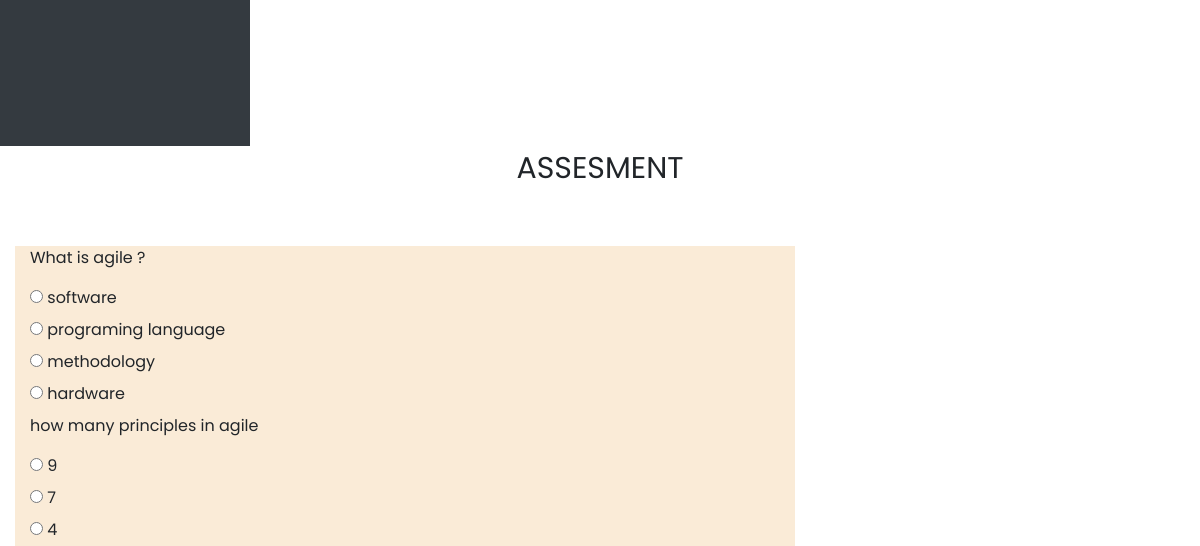
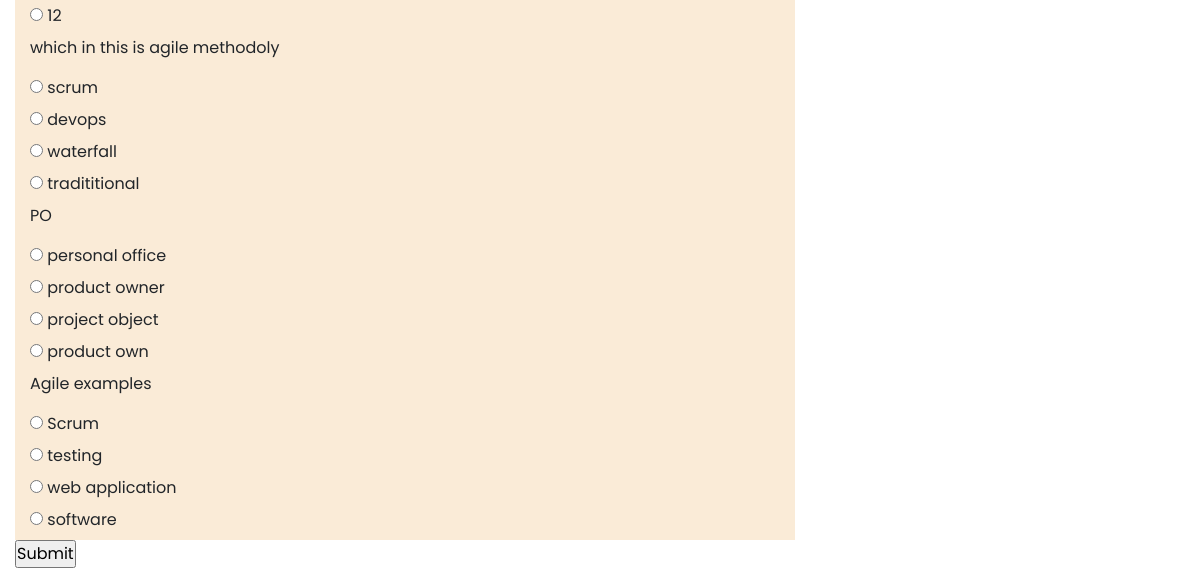
The app's page /questions/1 (lower part), older data (2 pictures, top to bottom).
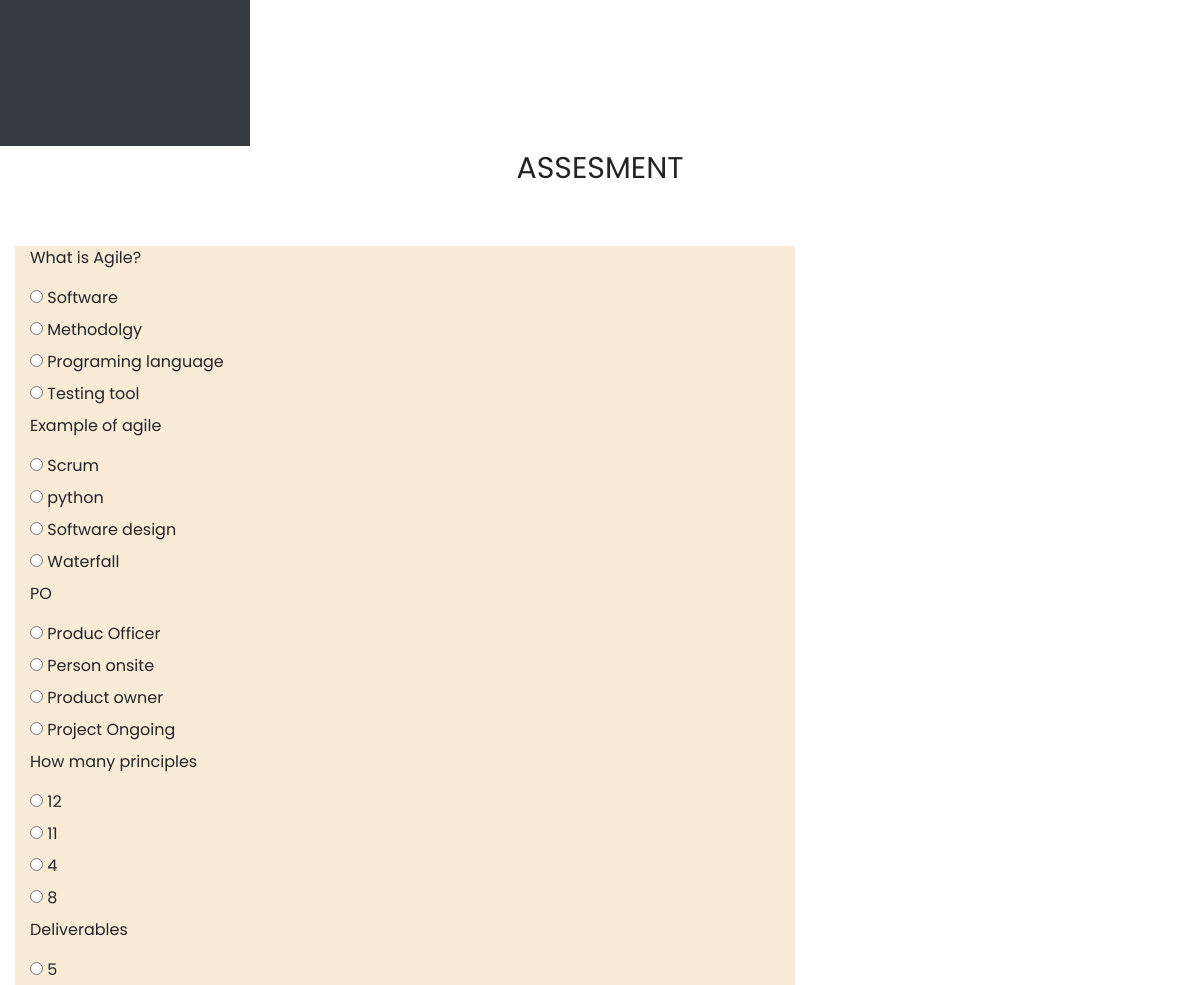
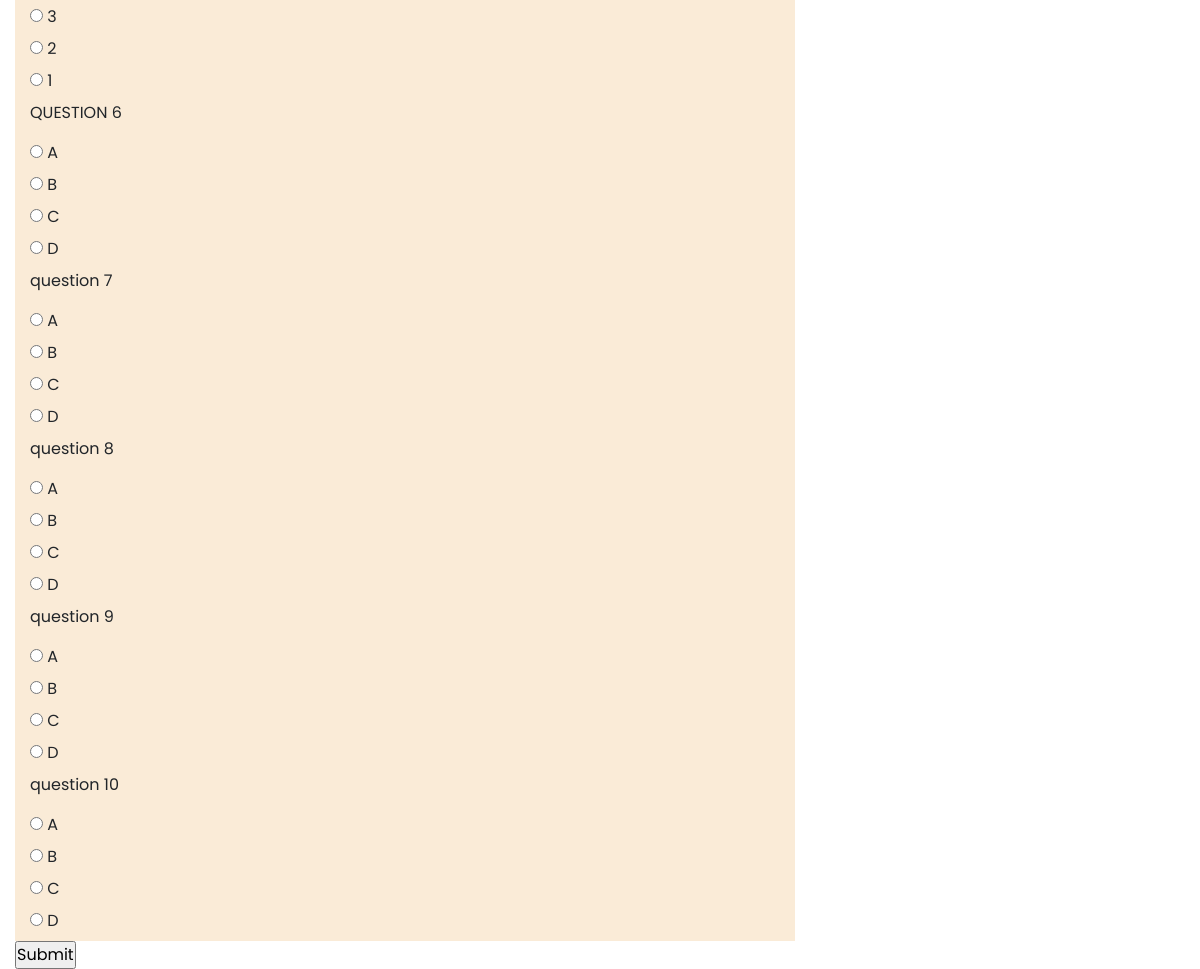
The same page, newer data (2 pictures, top to bottom).
### Project/models.py (models this page shows)
class question_table(db.Model):
    question_id=db.Column(db.Integer,primary_key=True)
    question=db.Column(db.String(1000),nullable=False)
    option1=db.Column(db.String(1000),nullable=False)
    option2=db.Column(db.String(1000),nullable=False)
    option3=db.Column(db.String(1000),nullable=False)
    option4=db.Column(db.String(1000),nullable=False)
    Answers=db.Column(db.String(1000),nullable=False)

### Project/routes.py (the view, shortened to what this page needs)
@app.route('/questions/<string:id>',methods=["POST","GET"])
def questions(id):
    values=models.question_table.query.all()
    return render_template('questions.html', len=len(values),items=values,username=id )

### Project/templates/questions.html (shortened to what this page needs)
{% extends 'base.html' %}
{% block css %}
<link rel="stylesheet" type="text/css" href= "{{ url_for('static',filename='css/material_style.css') }}">
<link rel="stylesheet" type="text/css" href= "{{ url_for('static',filename='css/question_style.css') }}">
<link rel="stylesheet" href="https://cdnjs.cloudflare.com/ajax/libs/font-awesome/5.15.3/css/all.min.css"/>
{% endblock %}
{% block content %}
<div class="wrapper">
    <nav id="sidebar">
    </nav>
    <div id="content">
     </div>
</div>
<form method="POST">
<div class="content-display">
    <div class="header-title">
        ASSESMENT
    </div>
    <div class="col-lg-12">
            {% for i in range (0,len) %}
            <div class="col-lg-8" style=" text-align:justify; background-color: antiquewhite;">
              <ol>{{items[i].question}}</ol>
                <input type="radio" id=1 value=A name={{i}} >
                <label> {{items[i].option1}}</label> <br>
                <input type="radio" id=2 value=B name={{i}} >
                <label>{{items[i].option2}}</label> <br>
               <input type="radio"  id=3 value= C name={{i}}>
               <label>{{items[i].option3}}</label> <br>
                <input type="radio"  id=4 value=D name={{i}}>
                <label>{{items[i].option4}}</label> <br>
            </div>
              {% endfor %}
              <input type="submit">
    </div>
</div>
</form>
{%endblock%}

### Project/templates/base.html (shortened to what this page needs)
<!doctype html>
<html lang="en">
  <head>
    <link rel="stylesheet" href="https://stackpath.bootstrapcdn.com/bootstrap/4.3.1/css/bootstrap.min.css">
    {% block css %}
    {% endblock %}
  </head>
  <body>
      {% block content %}
      {% endblock %}
</body>
</html>

### Project/static/css/material_style.css (style rules this page uses)
body { font-family: 'Poppins', sans-serif; background: #fafafa; }
.header-title { background-color:#ffffff; width:100%; height:100px; text-align:center; font-size: 30px; }
.wrapper { display: flex; align-items: stretch; margin-top:-40px; }
#sidebar { min-width: 250px; max-width: 250px; background: #343a40; color: #fff; transition: all 0.3s; }
#content { padding: 20px; min-height: 100vh; transition: all 0.3s; }

### Project/static/css/question_style.css (style rules this page uses)
* { margin: 0; padding: 0; box-sizing: border-box; font-family: 'Poppins', sans-serif; }
body { background: #ffffff; }

Row changes from the older to the newer data that the page shows:
added question_table: question "QUESTION 6", option1 "A", option2 "B", option3 "C", option4 "D"
added question_table: question "question 7", option1 "A", option2 "B", option3 "C", option4 "D"
added question_table: question "question 8", option1 "A", option2 "B", option3 "C", option4 "D"
added question_table: question "question 9", option1 "A", option2 "B", option3 "C", option4 "D"
added question_table: question "question 10", option1 "A", option2 "B", option3 "C", option4 "D"
Text that changed along with them:
new list line: "What is Agile? Software Methodolgy Programing language Testing tool"
new list line: "Example of agile Scrum python Software design Waterfall"
new list line: "PO Produc Officer Person onsite Product owner Project Ongoing"
new list line: "How many principles 12 11 4 8"
new list line: "Deliverables 5 3 2 1"
list line gone: "What is agile ? software programing language methodology hardware"
list line gone: "how many principles in agile 9 7 4 12"
list line gone: "which in this is agile methodoly scrum devops waterfall tradititional"
list line gone: "PO personal office product owner project object product own"
list line gone: "Agile examples Scrum testing web application software"
